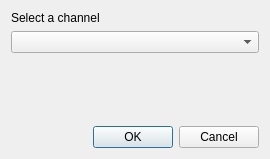
<?xml version="1.0" encoding="UTF-8"?>
<ui version="4.0">
 <class>DialogSpectrum</class>
 <widget class="QDialog" name="DialogSpectrum">
  <property name="geometry">
   <rect>
    <x>0</x>
    <y>0</y>
    <width>270</width>
    <height>159</height>
   </rect>
  </property>
  <property name="windowTitle">
   <string>Meggie - Magnitude spectrum</string>
  </property>
  <layout class="QGridLayout" name="gridLayout">
   <item row="0" column="0">
    <layout class="QVBoxLayout" name="verticalLayout">
     <item>
      <widget class="QLabel" name="label">
       <property name="text">
        <string>Select a channel</string>
       </property>
      </widget>
     </item>
     <item>
      <widget class="QComboBox" name="comboBoxChannel"/>
     </item>
     <item>
      <spacer name="verticalSpacer">
       <property name="orientation">
        <enum>Qt::Vertical</enum>
       </property>
       <property name="sizeHint" stdset="0">
        <size>
         <width>20</width>
         <height>40</height>
        </size>
       </property>
      </spacer>
     </item>
    </layout>
   </item>
   <item row="1" column="0">
    <widget class="QDialogButtonBox" name="buttonBox">
     <property name="orientation">
      <enum>Qt::Horizontal</enum>
     </property>
     <property name="standardButtons">
      <set>QDialogButtonBox::Cancel|QDialogButtonBox::Ok</set>
     </property>
    </widget>
   </item>
  </layout>
 </widget>
 <resources/>
 <connections>
  <connection>
   <sender>buttonBox</sender>
   <signal>accepted()</signal>
   <receiver>DialogSpectrum</receiver>
   <slot>accept()</slot>
   <hints>
    <hint type="sourcelabel">
     <x>248</x>
     <y>254</y>
    </hint>
    <hint type="destinationlabel">
     <x>157</x>
     <y>274</y>
    </hint>
   </hints>
  </connection>
  <connection>
   <sender>buttonBox</sender>
   <signal>rejected()</signal>
   <receiver>DialogSpectrum</receiver>
   <slot>reject()</slot>
   <hints>
    <hint type="sourcelabel">
     <x>316</x>
     <y>260</y>
    </hint>
    <hint type="destinationlabel">
     <x>286</x>
     <y>274</y>
    </hint>
   </hints>
  </connection>
 </connections>
</ui>
